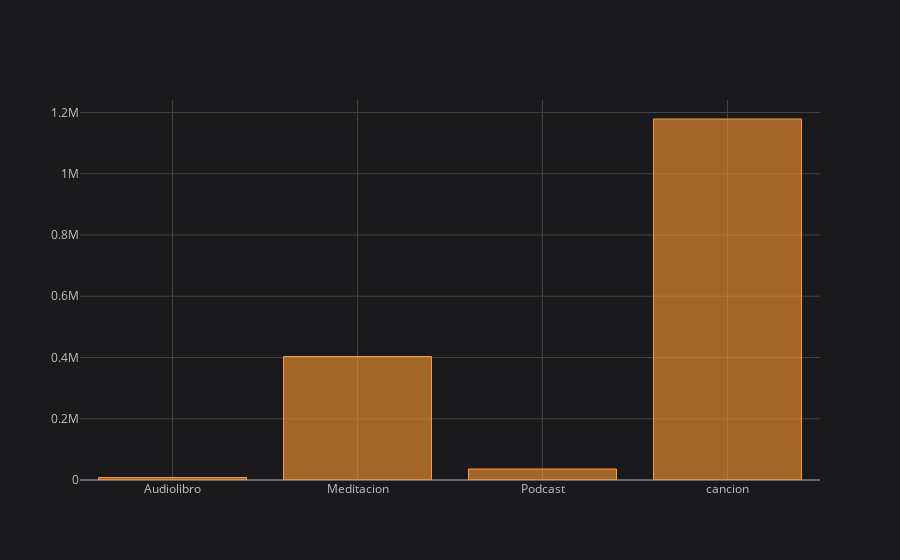

This figure's notebook cell:
### Code cell
top_escuchados_sum.iplot(kind='bar')

### Figure 1 — Plotly figure (JSON) as saved in the notebook; plotly's stock layout.template omitted (floating-point values rounded to 4 significant figures)
{"data": [{"marker": {"color": "rgba(255, 153, 51, 0.6)", "line": {"color": "rgba(255, 153, 51, 1.0)", "width": 1}}, "name": "Segundos", "orientation": "v", "text": "", "type": "bar", "x": ["Audiolibro", "Meditacion", "Podcast", "cancion"], "y": [8169.0, 403300.0, 35960.0, 1179000.0]}], "layout": {"legend": {"bgcolor": "#1A1A1C", "font": {"color": "#D9D9D9"}}, "paper_bgcolor": "#1A1A1C", "plot_bgcolor": "#1A1A1C", "title": {"font": {"color": "#D9D9D9"}}, "xaxis": {"gridcolor": "#434343", "showgrid": true, "tickfont": {"color": "#C2C2C2"}, "title": {"font": {"color": "#D9D9D9"}, "text": ""}, "zerolinecolor": "#666570"}, "yaxis": {"gridcolor": "#434343", "showgrid": true, "tickfont": {"color": "#C2C2C2"}, "title": {"font": {"color": "#D9D9D9"}, "text": ""}, "zerolinecolor": "#666570"}}}
